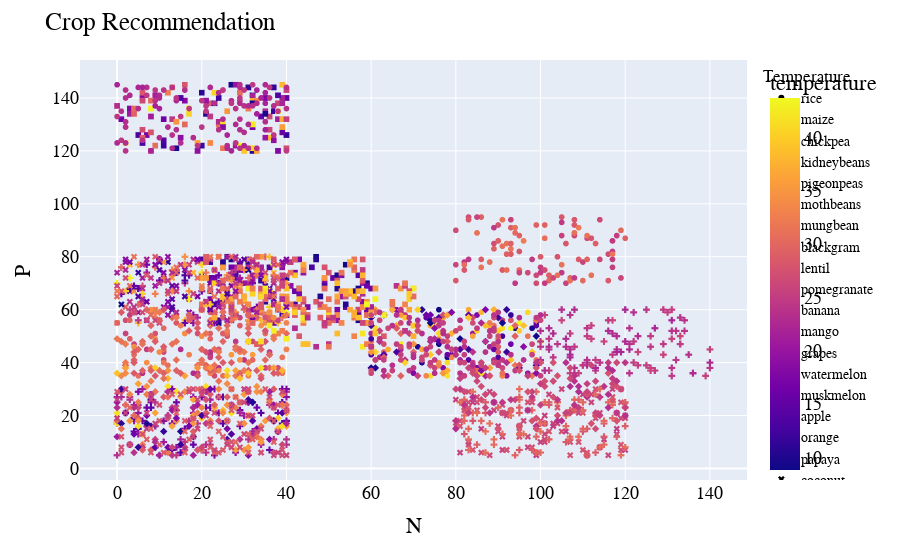

Notebook code cell kept with this figure:
### Code cell
import plotly.express as px
import pandas as pd

# Load data from CSV file
df = pd.read_csv('Crop_recommendation.csv')

# Create scatter plot with colored markers based on temperature
fig = px.scatter(df, x='N', y='P', color='temperature', symbol='label')

# Update layout settings
fig.update_layout(
    title='Crop Recommendation',
    xaxis_title='N',
    yaxis_title='P',
    font=dict(
        family='Arial',
        size=18,
        color='black'
    ),
    legend=dict(
        title='Temperature',
        font=dict(
            family='Arial',
            size=14,
            color='black'
        )
    )
)

# Show plot
fig.show()
